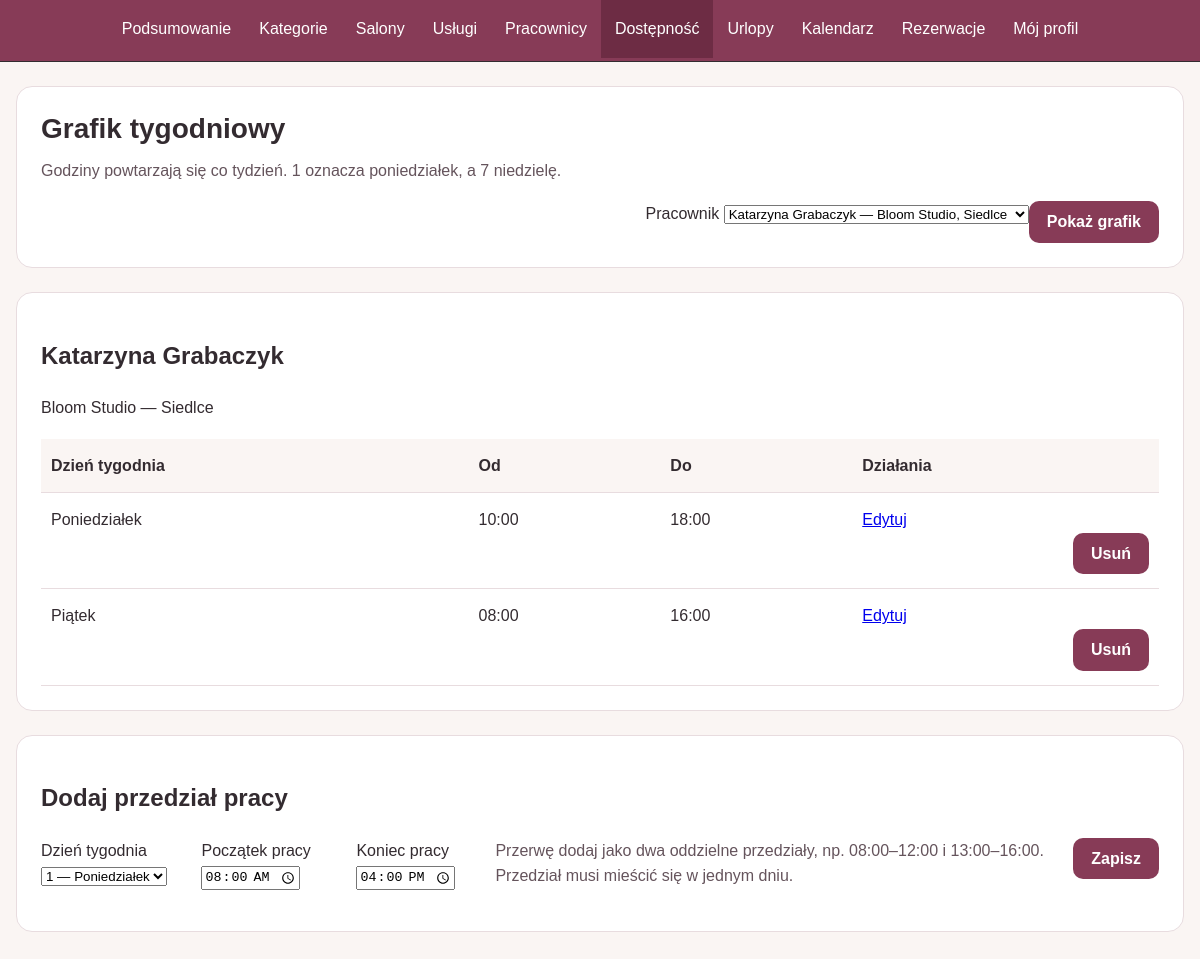
The page /admin/dostepnosc.php?id_pracownika=1 (signed in) on the database its author committed.
### tables this page shows
CREATE TABLE `uzytkownicy` (
  `id_uzytkownika` int(11) NOT NULL,
  `imie` varchar(100) NOT NULL,
  `nazwisko` varchar(100) NOT NULL,
  `email` varchar(254) NOT NULL,
  `haslo` varchar(255) NOT NULL,
  `telefon` varchar(20) NOT NULL,
  `rola` enum('klient','pracownik','admin') NOT NULL DEFAULT 'klient',
  `aktywny` tinyint(1) NOT NULL DEFAULT 1,
  `utworzono_dnia` datetime NOT NULL DEFAULT current_timestamp()
);

CREATE TABLE `salony` (
  `id_salonu` int(11) NOT NULL,
  `nazwa` varchar(100) NOT NULL,
  `opis` text DEFAULT NULL,
  `miasto` varchar(100) NOT NULL,
  `ulica` varchar(200) NOT NULL,
  `nr_ulicy` varchar(8) NOT NULL,
  `aktywnosc` tinyint(1) NOT NULL DEFAULT 1
);

CREATE TABLE `dostepnosc_pracownikow` (
  `id` int(11) NOT NULL,
  `id_pracownika` int(11) NOT NULL,
  `dzien_tygodnia` int(11) NOT NULL,
  `czas_rozpoczecia` time NOT NULL,
  `czas_zakonczenia` time NOT NULL
);

### includes/bootstrap.php (called while the page is built, shortened)
<?php
function e(string $tekst): string
{
    return htmlspecialchars(
        $tekst,
        ENT_QUOTES | ENT_SUBSTITUTE,
        'UTF-8'
    );
}

### admin/dostepnosc.php (the view, shortened to what this page needs)
<?php
require_once __DIR__ . '/../includes/auth.php';
function grafikId($wartosc): int
{
    return (int) (filter_var($wartosc, FILTER_VALIDATE_INT, [
        'options' => ['min_range' => 1, 'max_range' => 2147483647]
    ]) ?: 0);
}
$dni = [1 => 'Poniedziałek', 'Wtorek', 'Środa', 'Czwartek', 'Piątek', 'Sobota', 'Niedziela'];
$blad = '';
$czyPost = $_SERVER['REQUEST_METHOD'] === 'POST';
$idPracownika = grafikId($czyPost ? ($_POST['id_pracownika'] ?? null) : ($_GET['id_pracownika'] ?? null));
$formularz = ['id' => 0, 'dzien_tygodnia' => '1', 'od' => '08:00', 'do' => '16:00'];
$pracownicy = [];
$przedzialy = [];
$pracownik = null;
$odczytOK = false;
try {
    $pracownicy = $pdo->query(
        'SELECT p.id_pracownika, p.aktywnosc, u.imie, u.nazwisko, s.nazwa AS salon, s.miasto
         FROM pracownicy p
         JOIN uzytkownicy u ON u.id_uzytkownika = p.id_uzytkownika
         JOIN salony s ON s.id_salonu = p.id_salonu
         ORDER BY u.nazwisko, u.imie, p.id_pracownika'
    )->fetchAll();
    foreach ($pracownicy as $osoba) {
        if ((int) $osoba['id_pracownika'] === $idPracownika) {
            $pracownik = $osoba;
            break;
        }
    }
    $odczytOK = true;
} catch (PDOException $wyjatek) {
    error_log('Grafik: odczyt pracowników, SQLSTATE ' . $wyjatek->getCode());
    $blad = 'Nie udało się pobrać pracowników z bazy.';
}
if ($pracownik) {
    try {
        $zapytanie = $pdo->prepare('SELECT * FROM dostepnosc_pracownikow WHERE id_pracownika = ? ORDER BY dzien_tygodnia, czas_rozpoczecia');
        $zapytanie->execute([$idPracownika]);
        $przedzialy = $zapytanie->fetchAll();
    } catch (PDOException $wyjatek) {
        $odczytOK = false;
        $blad = 'Nie udało się pobrać grafiku.';
        error_log('Grafik: odczyt, SQLSTATE ' . $wyjatek->getCode());
    }
} elseif ($idPracownika && !$blad) {
    $blad = 'Wybrany pracownik nie istnieje.';
}
$menu = ['index.php' => 'Podsumowanie', 'kategorie.php' => 'Kategorie', 'salony.php' => 'Salony',
    'uslugi.php' => 'Usługi', 'pracownicy.php' => 'Pracownicy', 'dostepnosc.php' => 'Dostępność',
    'urlopy.php' => 'Urlopy','kalendarz.php' => 'Kalendarz', 'rezerwacje.php' => 'Rezerwacje'];
?>
<!DOCTYPE html>
<html lang="pl">
<head>
    <link rel="stylesheet" href="<?= e(BASE_URL) ?>/css/admin.css">
    <link rel="stylesheet" href="<?= e(BASE_URL) ?>/css/admin2.css">
</head>
<body class="strona-konta">
    <nav class="admin-menu" aria-label="Menu administratora">
        <ul class="admin-menu_lista">
            <?php foreach ($menu as $plik => $etykieta): ?>
                <li><a href="<?= e(BASE_URL . '/admin/' . $plik) ?>" <?= $plik === 'dostepnosc.php' ? 'aria-current="page"' : '' ?>><?= e($etykieta) ?></a></li>
            <?php endforeach; ?>
            <li><a href="<?= e(BASE_URL) ?>/profil.php">Mój profil</a></li>
        </ul>
    </nav>
    <main id="grafik">
        <section class="karta">
            <h1>Grafik tygodniowy</h1>
            <p class="pomoc">Godziny powtarzają się co tydzień. 1 oznacza poniedziałek, a 7 niedzielę.</p>
            <form class="grafik-form" method="get" action="<?= e(BASE_URL) ?>/admin/dostepnosc.php">
                <label>Pracownik
                    <select name="id_pracownika" required>
                        <?php foreach ($pracownicy as $osoba): ?>
                            <option value="<?= (int) $osoba['id_pracownika'] ?>" <?= (int) $osoba['id_pracownika'] === $idPracownika ? 'selected' : '' ?>><?= e($osoba['imie'] . ' ' . $osoba['nazwisko'] . ' — ' . $osoba['salon'] . ', ' . $osoba['miasto']) ?><?= (int) $osoba['aktywnosc'] === 1 ? '' : ' (nieaktywny)' ?></option>
                        <?php endforeach; ?>
                    </select>
                </label>
                <div><button type="submit" <?= !$pracownicy ? 'disabled' : '' ?>>Pokaż grafik</button></div>
            </form>
        </section>
        <?php if ($pracownik && $odczytOK): ?>
            <section class="karta">
                <h2><?= e($pracownik['imie'] . ' ' . $pracownik['nazwisko']) ?></h2>
                <p><?= e($pracownik['salon'] . ' — ' . $pracownik['miasto']) ?></p>
                <div class="tabela">
                    <table>
                        <thead><tr><th>Dzień tygodnia</th><th>Od</th><th>Do</th><th>Działania</th></tr></thead>
                        <tbody>
                            <?php foreach ($przedzialy as $wiersz): ?>
                                <tr>
                                    <td><?= e($dni[(int) $wiersz['dzien_tygodnia']] ?? 'Nieprawidłowy dzień') ?></td>
                                    <td><?= e(substr($wiersz['czas_rozpoczecia'], 0, 5)) ?></td>
                                    <td><?= e(substr($wiersz['czas_zakonczenia'], 0, 5)) ?></td>
                                    <td><div class="grafik-akcje">
                                        <a href="<?= e(BASE_URL) ?>/admin/dostepnosc.php?id_pracownika=<?= $idPracownika ?>&amp;edytuj=<?= (int) $wiersz['id'] ?>#formularz">Edytuj</a>
                                        <form method="post" action="<?= e(BASE_URL) ?>/admin/dostepnosc.php" onsubmit="return confirm('Czy usunąć ten przedział pracy?');">
                                            <button type="submit">Usuń</button>
                                        </form>
                                    </div></td>
                                </tr>
                            <?php endforeach; ?>
                        </tbody>
                    </table>
                </div>
            </section>
            <section class="karta" id="formularz">
                <h2><?= $formularz['id'] ? 'Edytuj przedział pracy' : 'Dodaj przedział pracy' ?></h2>
                <form class="grafik-form" method="post" action="<?= e(BASE_URL) ?>/admin/dostepnosc.php">
                    <label>Dzień tygodnia
                        <select name="dzien_tygodnia" required>
                            <?php foreach ($dni as $numer => $nazwa): ?>
                                <option value="<?= $numer ?>" <?= (string) $numer === $formularz['dzien_tygodnia'] ? 'selected' : '' ?>><?= $numer ?> — <?= e($nazwa) ?></option>
                            <?php endforeach; ?>
                        </select>
                    </label>
                    <div class="godziny">
                        <label>Początek pracy<input type="time" name="od" step="60" required value="<?= e($formularz['od']) ?>"></label>
                        <label>Koniec pracy<input type="time" name="do" step="60" required value="<?= e($formularz['do']) ?>"></label>
                    </div>
                    <p class="pomoc">Przerwę dodaj jako dwa oddzielne przedziały, np. 08:00–12:00 i 13:00–16:00. Przedział musi mieścić się w jednym dniu.</p>
                    <div class="grafik-akcje">
                        <button type="submit">Zapisz</button>
                    </div>
                </form>
            </section>
        <?php endif; ?>
    </main>
</body>
</html>

### css/admin.css (style rules this page uses)
body.strona-konta { margin: 0; min-height: 100vh; padding: 0; background: #faf5f3; color: #332b30; font-family: Arial, sans-serif; font-size: 16px; line-height: 1.6; }
.strona-konta main { box-sizing: border-box; width: 100%; max-width: 1272px; margin: 0 auto; padding: 0 16px 30px; margin-bottom: 24px; }
.strona-konta h1 { margin: 0 0 12px; font-size: 28px; line-height: 1.25; }
.strona-konta p { margin: 0 0 18px; overflow-wrap: anywhere; }
form { display: flex; justify-content: flex-end; flex-shrink: 0; }
.strona-konta button { width: auto; padding: 8px 18px; border: 0; border-radius: 10px; background: #873b57; color: #ffffff; font: inherit; font-weight: bold; cursor: pointer; }
.strona-konta .admin-menu { margin: 0; padding: 0 16px; background: #873b57; border-bottom: 1px solid; text-decoration: none; }
.strona-konta .admin-menu_lista { display: flex; flex-wrap: wrap; justify-content: center; gap: 0; max-width: 1240px; margin: 0 auto; text-decoration: none; list-style: none; }
.strona-konta .admin-menu_lista li { min-width: 0; text-decoration: none; }
.strona-konta .admin-menu a { display: block; box-sizing: border-box; min-height: 0; height: auto; padding: 16px 14px; border: 0; border-bottom: 3px solid transparent; border-radius: 0; background: transparent; white-space: nowrap; text-decoration: none; color: #ffffff; }
.strona-konta .admin-menu a[aria-current="page"] { background: #6d2c44; color: white; border-bottom-color: #873b57; text-decoration: none; }

### css/admin2.css (style rules this page uses)
.admin-menu_lista { list-style: none; padding: 0; }
.karta { background: #fff; border: 1px solid #e8dcdf; border-radius: 16px; padding: 24px; margin: 24px 0; }
.tabela { overflow-x: auto; }
.tabela table { border-collapse: collapse; width: 100%; min-width: 700px; }
.tabela th, .tabela td { text-align: left; padding: 14px 10px; border-bottom: 1px solid #e8dcdf; vertical-align: top; }
.tabela th { background: #faf5f3; }
.pomoc { color: #65545c; }
.godziny { display: grid; grid-template-columns: 1fr 1fr; gap: 16px; }

### rows shown on the page
uzytkownicy: imie+nazwisko "Katarzyna Grabaczyk"
salony: nazwa+miasto "Bloom Studio — Siedlce"
dostepnosc_pracownikow: dzien_tygodnia "Poniedziałek", czas_rozpoczecia "10:00", czas_zakonczenia "18:00"
dostepnosc_pracownikow: dzien_tygodnia "Piątek", czas_rozpoczecia "08:00", czas_zakonczenia "16:00"

### other values the page prints
$etykieta "Podsumowanie"
$etykieta "Kategorie"
$etykieta "Salony"
$etykieta "Usługi"
$etykieta "Pracownicy"
$etykieta "Dostępność"
$etykieta "Urlopy"
$etykieta "Kalendarz"
$etykieta "Rezerwacje"
form field id_pracownika "Katarzyna Grabaczyk — Bloom Studio, Siedlce"
form field dzien_tygodnia "1 — Poniedziałek"
